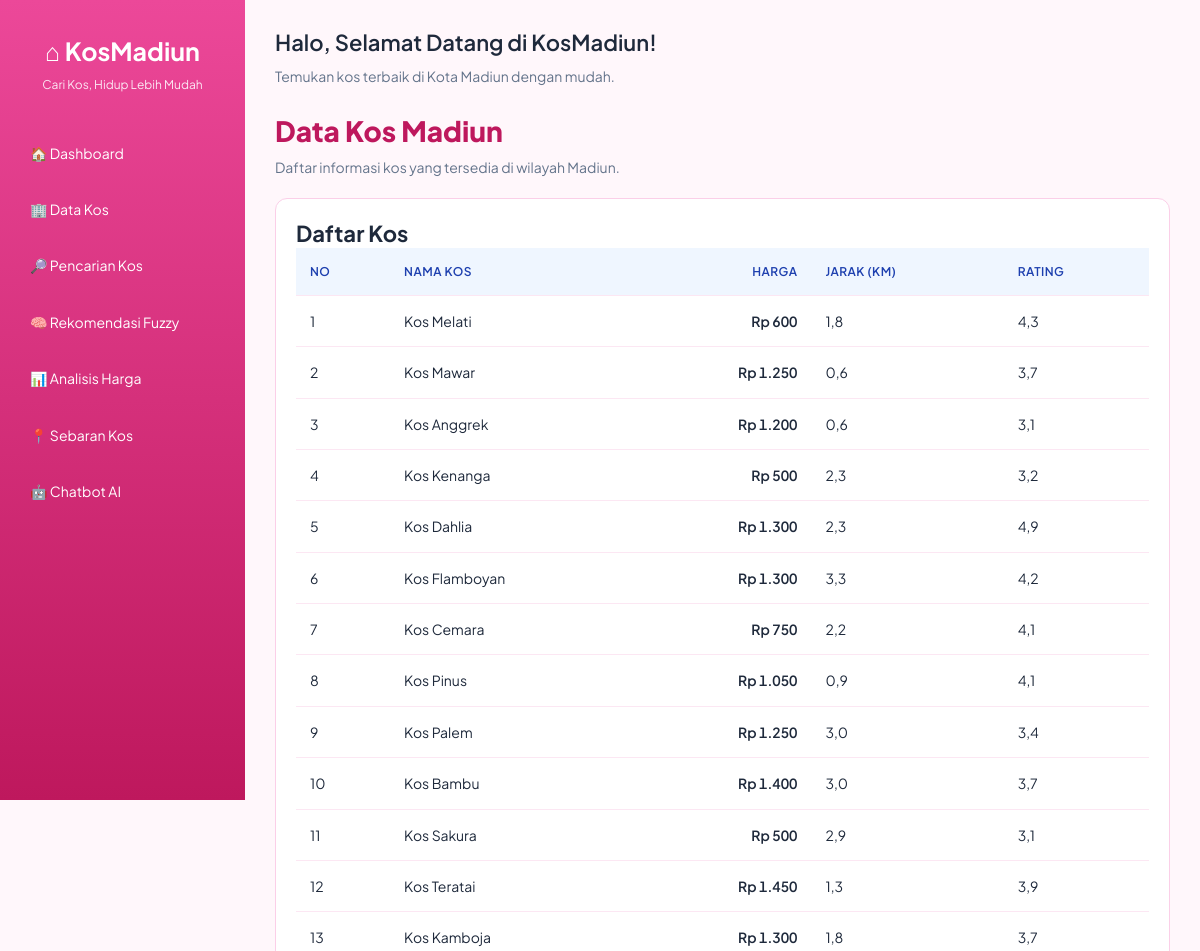
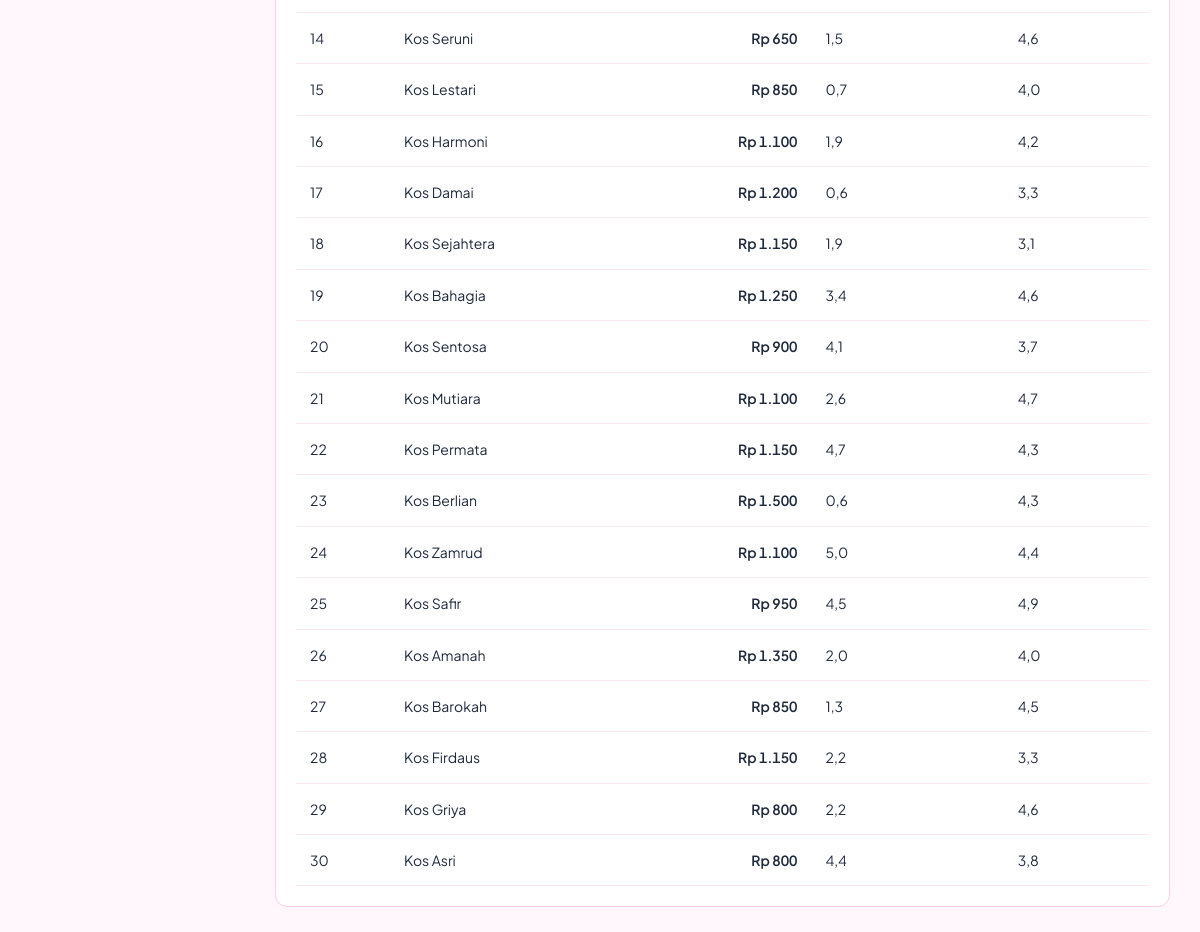
The app's page /data-kos/ with its own data (2 pictures, top to bottom).
### dashboard/models.py (models this page shows, shortened)
class Kos(models.Model):
    nama = models.CharField(max_length=100)
    jarak_km = models.FloatField()
    harga = models.IntegerField()
    ac = models.CharField(max_length=10)
    rating = models.FloatField()

### dashboard/views.py (the view)
# urls.py: path("data-kos/", views.data_kos, name="data_kos"),
def data_kos(request):
    daftar_kos = Kos.objects.all()
    context = {
        "daftar_kos": daftar_kos,
    }
    return render(request, "dashboard/data_kos.html", context)

### dashboard/templates/dashboard/data_kos.html (shortened to what this page needs)
{% extends "dashboard/base.html" %}
{% block content %}
<div class="judul">
    <h1>Data Kos Madiun</h1>
    <p>Daftar informasi kos yang tersedia di wilayah Madiun.</p>
</div>
<div class="tabel-container">
    <h2>Daftar Kos</h2>
    <table>
        <thead>
            <tr>
                <th>No</th>
                <th>Nama Kos</th>
                <th style="text-align: right;">Harga</th>
                <th>Jarak (KM)</th>
                <th>Rating</th>
            </tr>
        </thead>
        <tbody>
            {% for kos in daftar_kos %}
            <tr>
                <td>{{ forloop.counter }}</td>
                <td>{{ kos.nama }}</td>
                <td class="harga">Rp {{ kos.harga|floatformat:"0g" }}</td>
                <td>{{ kos.jarak_km }}</td>
                <td>{{ kos.rating }}</td>
            </tr>
            {% empty %}
            <tr>
                <td colspan="5">Belum ada data kos.</td>
            </tr>
            {% endfor %}
        </tbody>
    </table>
</div>
{% endblock %}

### dashboard/templates/dashboard/base.html (shortened to what this page needs)
{% load static %}
<!DOCTYPE html>
<html lang="id">
<head>
</head>
<body>
<div class="layout">
    <aside class="sidebar">
        <div class="logo">
            <h2>⌂ KosMadiun</h2>
            <p>Cari Kos, Hidup Lebih Mudah</p>
        </div>
        <nav class="menu">
            <a href="{% url 'dashboard' %}">
                🏠 Dashboard
            </a>
            <a href="{% url 'data_kos' %}">
                🏢 Data Kos
            </a>
            <a href="{% url 'pencarian_kos' %}">
            🔎 Pencarian Kos
             </a>
            <a href="{% url 'rekomendasi' %}">
                🧠 Rekomendasi Fuzzy
            </a>
            <a href="{% url 'analisis_harga' %}">
                📊 Analisis Harga
            </a>
            <a href="{% url 'sebaran_kos' %}">
                📍 Sebaran Kos
            </a>
        <a href="{% url 'halaman_chatbot' %}">
            🤖 Chatbot AI
        </a>
        </nav>
    </aside>
    <main class="main">
        <header class="topbar">
            <div>
                <h3>Halo, Selamat Datang di KosMadiun!</h3>
                <p>Temukan kos terbaik di Kota Madiun dengan mudah.</p>
            </div>
        </header>
        <section class="content">
            {% block content %}
            {% endblock %}
        </section>
    </main>
</div>
</body>
</html>

### dashboard/templates/dashboard/base.html (style rules this page uses)
* { margin: 0; padding: 0; box-sizing: border-box; }
:root { --font: 'Plus Jakarta Sans', system-ui, sans-serif; --fs-xs: 12px; --fs-sm: 14px; --fs-md: 16px; --fs-lg: 22px; --fs-xl: 28px; }
body { font-family: var(--font); font-size: var(--fs-sm); line-height: 1.6; background: #fff7fb; color: #1e293b; -webkit-font-smoothing: antialiased; }
h1 { font-size: var(--fs-xl); font-weight: 800; line-height: 1.25; }
h2 { font-size: var(--fs-lg); font-weight: 700; line-height: 1.3; }
h3 { font-size: var(--fs-md); font-weight: 600; }
th { font-size: var(--fs-xs); font-weight: 600; text-transform: uppercase; letter-spacing: .04em; }
td { font-size: var(--fs-sm); }
td.harga { font-weight: 600; text-align: right; font-variant-numeric: tabular-nums; white-space: nowrap; }
.layout { display: flex; min-height: 100vh; }
.sidebar { width: 245px; background: linear-gradient(180deg, #ec4899, #be185d); color: white; padding: 25px 15px; position: fixed; height: 100vh; left: 0; top: 0; }
.logo { text-align: center; padding: 10px 0 35px; }
.logo h2 { font-size: 25px; margin-bottom: 7px; }
.logo p { font-size: 12px; color: #fce7f3; }
.menu { display: flex; flex-direction: column; gap: 8px; }
.menu a { display: block; padding: 13px 15px; color: #ffffff; text-decoration: none; border-radius: 9px; transition: 0.2s; font-size: 14px; }
.main { margin-left: 245px; width: calc(100% - 245px); padding: 25px 30px; }
.topbar { display: flex; justify-content: space-between; align-items: center; margin-bottom: 25px; }
.topbar h3 { font-size: var(--fs-lg); }
.topbar p { font-size: var(--fs-sm); color: #64748b; margin-top: 5px; }
.content { width: 100%; }

### dashboard/templates/dashboard/data_kos.html (style rules this page uses)
.judul { margin-bottom: 20px; }
.judul h1 { color: #be185d; margin-bottom: 8px; }
.judul p { color: #64748b; }
.tabel-container { background: white; padding: 20px; border-radius: 12px; border: 1px solid #fbcfe8; overflow-x: auto; }
table { width: 100%; border-collapse: collapse; min-width: 600px; }
th, td { padding: 14px; text-align: left; border-bottom: 1px solid #fce7f3; }
th { background: #eff6ff; color: #1e40af; }

### records on screen
Kos: nama "Kos Melati", harga "600", jarak_km "1,8", rating "4,3"
Kos: nama "Kos Mawar", harga "1.250", jarak_km "0,6", rating "3,7"
Kos: nama "Kos Anggrek", harga "1.200", jarak_km "0,6", rating "3,1"
Kos: nama "Kos Kenanga", harga "500", jarak_km "2,3", rating "3,2"
Kos: nama "Kos Dahlia", harga "1.300", jarak_km "2,3", rating "4,9"
Kos: nama "Kos Flamboyan", harga "1.300", jarak_km "3,3", rating "4,2"
Kos: nama "Kos Cemara", harga "750", jarak_km "2,2", rating "4,1"
Kos: nama "Kos Pinus", harga "1.050", jarak_km "0,9", rating "4,1"
Kos: nama "Kos Palem", harga "1.250", jarak_km "3,0", rating "3,4"
Kos: nama "Kos Bambu", harga "1.400", jarak_km "3,0", rating "3,7"
Kos: nama "Kos Sakura", harga "500", jarak_km "2,9", rating "3,1"
Kos: nama "Kos Teratai", harga "1.450", jarak_km "1,3", rating "3,9"
Kos: nama "Kos Kamboja", harga "1.300", jarak_km "1,8", rating "3,7"
Kos: nama "Kos Seruni", harga "650", jarak_km "1,5", rating "4,6"
Kos: nama "Kos Lestari", harga "850", jarak_km "0,7", rating "4,0"
Kos: nama "Kos Harmoni", harga "1.100", jarak_km "1,9", rating "4,2"
Kos: nama "Kos Damai", harga "1.200", jarak_km "0,6", rating "3,3"
Kos: nama "Kos Sejahtera", harga "1.150", jarak_km "1,9", rating "3,1"
Kos: nama "Kos Bahagia", harga "1.250", jarak_km "3,4", rating "4,6"
Kos: nama "Kos Sentosa", harga "900", jarak_km "4,1", rating "3,7"
Kos: nama "Kos Mutiara", harga "1.100", jarak_km "2,6", rating "4,7"
Kos: nama "Kos Permata", harga "1.150", jarak_km "4,7", rating "4,3"
Kos: nama "Kos Berlian", harga "1.500", jarak_km "0,6", rating "4,3"
Kos: nama "Kos Zamrud", harga "1.100", jarak_km "5,0", rating "4,4"
Kos: nama "Kos Safir", harga "950", jarak_km "4,5", rating "4,9"
Kos: nama "Kos Amanah", harga "1.350", jarak_km "2,0", rating "4,0"
Kos: nama "Kos Barokah", harga "850", jarak_km "1,3", rating "4,5"
Kos: nama "Kos Firdaus", harga "1.150", jarak_km "2,2", rating "3,3"
Kos: nama "Kos Griya", harga "800", jarak_km "2,2", rating "4,6"
Kos: nama "Kos Asri", harga "800", jarak_km "4,4", rating "3,8"
